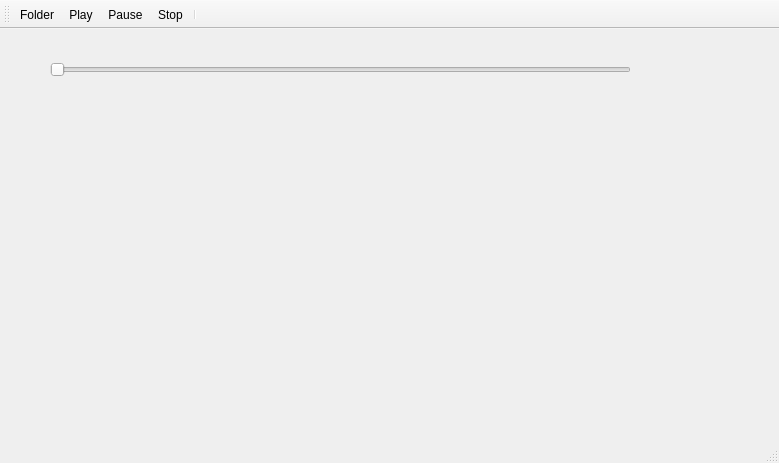
<?xml version="1.0" encoding="UTF-8"?>
<ui version="4.0">
 <class>MainWindow</class>
 <widget class="QMainWindow" name="MainWindow">
  <property name="geometry">
   <rect>
    <x>0</x>
    <y>0</y>
    <width>779</width>
    <height>463</height>
   </rect>
  </property>
  <property name="windowTitle">
   <string>MainWindow</string>
  </property>
  <widget class="QWidget" name="centralWidget">
   <widget class="QSlider" name="horizontalSlider">
    <property name="geometry">
     <rect>
      <x>50</x>
      <y>20</y>
      <width>581</width>
      <height>41</height>
     </rect>
    </property>
    <property name="orientation">
     <enum>Qt::Horizontal</enum>
    </property>
   </widget>
  </widget>
  <widget class="QMenuBar" name="menuBar">
   <property name="geometry">
    <rect>
     <x>0</x>
     <y>0</y>
     <width>779</width>
     <height>22</height>
    </rect>
   </property>
  </widget>
  <widget class="QToolBar" name="mainToolBar">
   <attribute name="toolBarArea">
    <enum>TopToolBarArea</enum>
   </attribute>
   <attribute name="toolBarBreak">
    <bool>false</bool>
   </attribute>
   <addaction name="actionFolder"/>
   <addaction name="actionPlay"/>
   <addaction name="actionPause"/>
   <addaction name="actionStop"/>
   <addaction name="separator"/>
  </widget>
  <widget class="QStatusBar" name="statusBar"/>
  <action name="actionPlay">
   <property name="icon">
    <iconset resource="buttons.qrc">
     <normaloff>:/images/buttons/play.png</normaloff>:/images/buttons/play.png</iconset>
   </property>
   <property name="text">
    <string>Play</string>
   </property>
   <property name="toolTip">
    <string>Play</string>
   </property>
  </action>
  <action name="actionPause">
   <property name="icon">
    <iconset resource="buttons.qrc">
     <normaloff>:/images/buttons/pause.png</normaloff>:/images/buttons/pause.png</iconset>
   </property>
   <property name="text">
    <string>Pause</string>
   </property>
   <property name="toolTip">
    <string>Pause</string>
   </property>
  </action>
  <action name="actionStop">
   <property name="icon">
    <iconset resource="buttons.qrc">
     <normaloff>:/images/buttons/stop.png</normaloff>:/images/buttons/stop.png</iconset>
   </property>
   <property name="text">
    <string>Stop</string>
   </property>
   <property name="toolTip">
    <string>Stop</string>
   </property>
  </action>
  <action name="actionFolder">
   <property name="icon">
    <iconset resource="buttons.qrc">
     <normaloff>:/images/buttons/folder.png</normaloff>:/images/buttons/folder.png</iconset>
   </property>
   <property name="text">
    <string>Folder</string>
   </property>
  </action>
 </widget>
 <layoutdefault spacing="6" margin="11"/>
 <resources>
  <include location="buttons.qrc"/>
 </resources>
 <connections/>
</ui>
